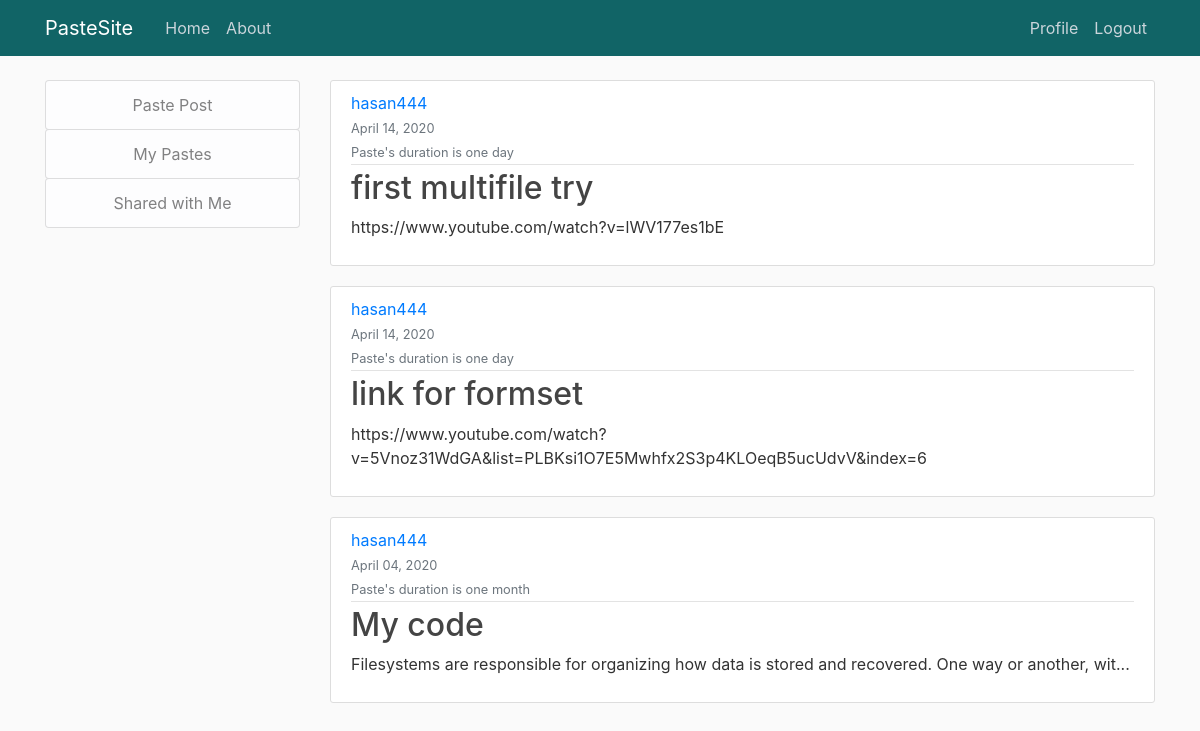
/ (signed in), run on an earlier commit of the app's database.
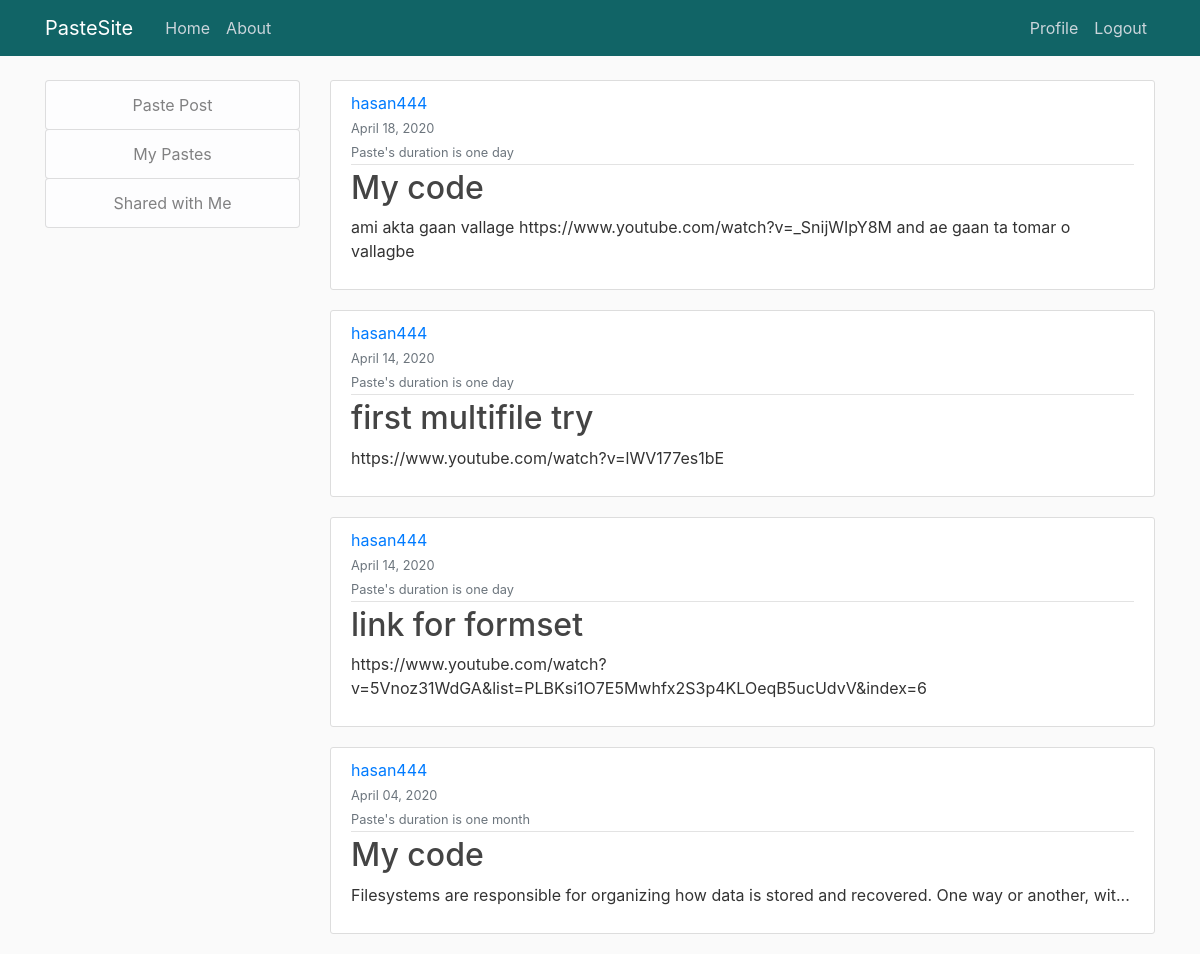
And on a later commit of the database.
### blog/models.py (models this page shows, shortened)
class PostFile(models.Model):
    expiration_choices = [
        ('1','One Day'),
        ('7','One Week'),
        ('30','One Month'),
        ('365','One Year')
    ]
    title = models.CharField(max_length=100)
    expiration = models.CharField(max_length=20,choices=expiration_choices, default=1)
    content = models.TextField()
    file = models.FileField(upload_to = 'files/', blank = True , null = True)
    date_posted = models.DateTimeField(default=timezone.now)
    author = models.ForeignKey(User, on_delete=models.CASCADE)
    def snippet(self):
        str = self.content[:100]
        if len(self.content) > 100:
            str+='...'
        return str

### blog/views.py (the view)
# urls.py: path('', PostFileListView.as_view(), name='blog-Home'),
class PostFileListView(LoginRequiredMixin,ListView):
    model = PostFile
    template_name = 'blog/filehome.html'    #<app>/<model>_<viewtype>.html
    context_object_name = 'posts'
    ordering = ['-date_posted']
    def get_queryset(self):
        current_user = self.request.user
        return PostFile.objects.all().filter(author = current_user).order_by('-date_posted')

### blog/templates/blog/filehome.html (shortened to what this page needs)
{% extends "blog/base.html" %}
{% block content %}
    {% for post in posts%}
        <article class="media content-section">
            <div class="media-body">
                <div class="article-metadata">
                    <a class="mr-2" href="#">{{ post.author }}</a>
                    <div>
                        <small class="text-muted">{{ post.date_posted|date:"F d, Y" }}</small>
                    </div>
                    <div>
                        {% if post.expiration == '1' %}
                            <small class="text-muted">Paste's duration is one day </small>
                        {% elif post.expiration == '7' %}
                            <small class="text-muted ">Paste's duration is one week </small>
                        {% elif post.expiration == '30' %}
                            <small class="text-muted">Paste's duration is one month </small>
                        {% else %}
                            <small class="text-muted">Paste's duration is one year </small>
                        {% endif %}
                    </div>
                </div>
                <h2><a class="article-title" href="{% url 'postfile-detail' post.id %}">{{ post.title }}</a></h2>
                <p class="article-content">{{ post.snippet }}</p>
            </div>
        </article>
    {% endfor %}
{% endblock content %}

What changed in the data, as far as the page shows it:
added PostFile: author "hasan444", date_posted "April 18, 2020", expiration "Paste's duration is one day", title "My code", snippet "ami akta gaan vallage https://www.youtube.com/watch?v=_SnijWIpY8M and ae gaan ta tomar o vallagbe"
